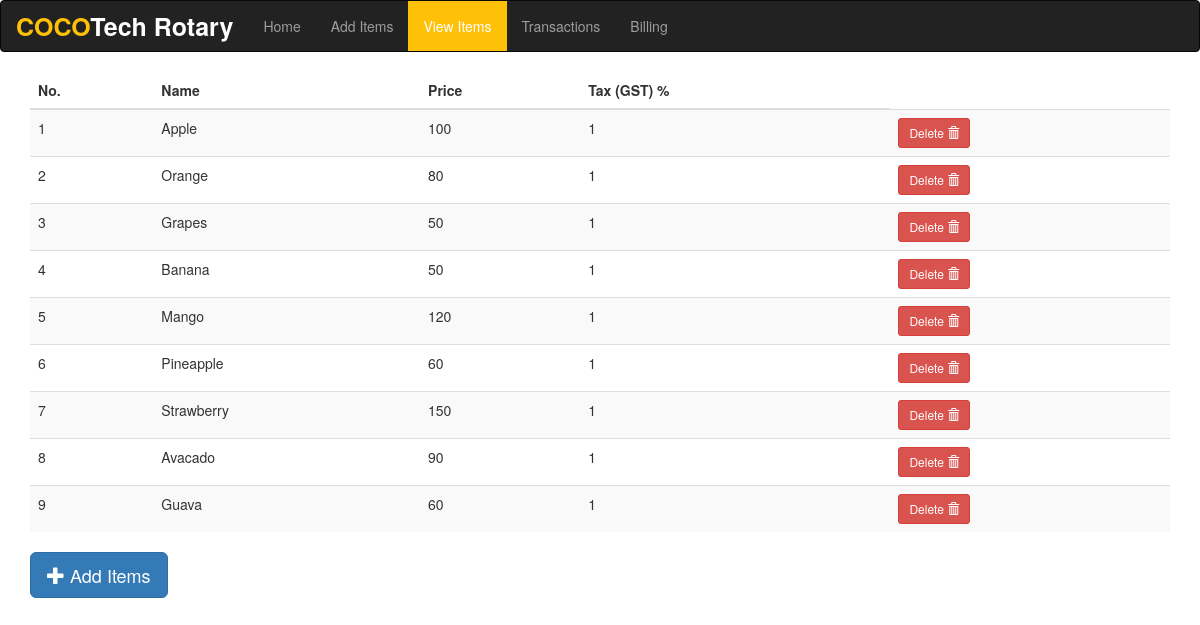
Page /viewitems.php on the committed database.
### tables this page shows
CREATE TABLE `items` (
  `id` int(11) NOT NULL,
  `itemname` varchar(50) NOT NULL,
  `price` int(11) NOT NULL,
  `stock` int(10) NOT NULL
);

### viewitems.php (the view, shortened to what this page needs)
<?php
include 'navbar.php';
?>
<?php
    $sql = "SELECT * FROM items";
    $result = $conn->query($sql);
    if ($result->num_rows>0) {
      ?>
<div class="container  session_start();
  $transid = mt_rand(11111,99999);">
        <table class="table table-striped">
          <thead>
            <tr>
              <th>No.</th>
              <th>Name</th>
              <th>Price</th>
              <th>Tax (GST) %</th>
            </tr>
          </thead>
          <tbody>
          <?php
          foreach ($result as $key => $r) {
            echo "<tr>";
            echo "<td>";
            echo $key+1;
            echo "</td>";
            echo "<td>";
            echo $r['itemname'];
            echo "</td>";
            echo "<td>";
            echo $r['price'];
            echo "</td>";
            echo "<td>";
            echo $r['stock'];
            echo "</td>";
            ?>
          <td>
            <form action="delete.php" method="post">
              <button class="btn btn-danger btn-sm" type="submit" name="delete"> Delete <span class="glyphicon glyphicon-trash"></span></button>
            </form>
          </td>
        </tr>
            <?php
          }
        }
      else {
        echo "Nothing found in db";
      }
       ?>
         </tbody>
     </table>
    <div class="text-left">
       <a href="additems.php" class="btn btn-primary btn-lg"><span class="glyphicon glyphicon-plus"></span> Add Items</a>
     </div>
      </div>

### rows in the picture
items: itemname "Apple", price "100", stock "1"
items: itemname "Orange", price "80", stock "1"
items: itemname "Grapes", price "50", stock "1"
items: itemname "Banana", price "50", stock "1"
items: itemname "Mango", price "120", stock "1"
items: itemname "Pineapple", price "60", stock "1"
items: itemname "Strawberry", price "150", stock "1"
items: itemname "Avacado", price "90", stock "1"
items: itemname "Guava", price "60", stock "1"
